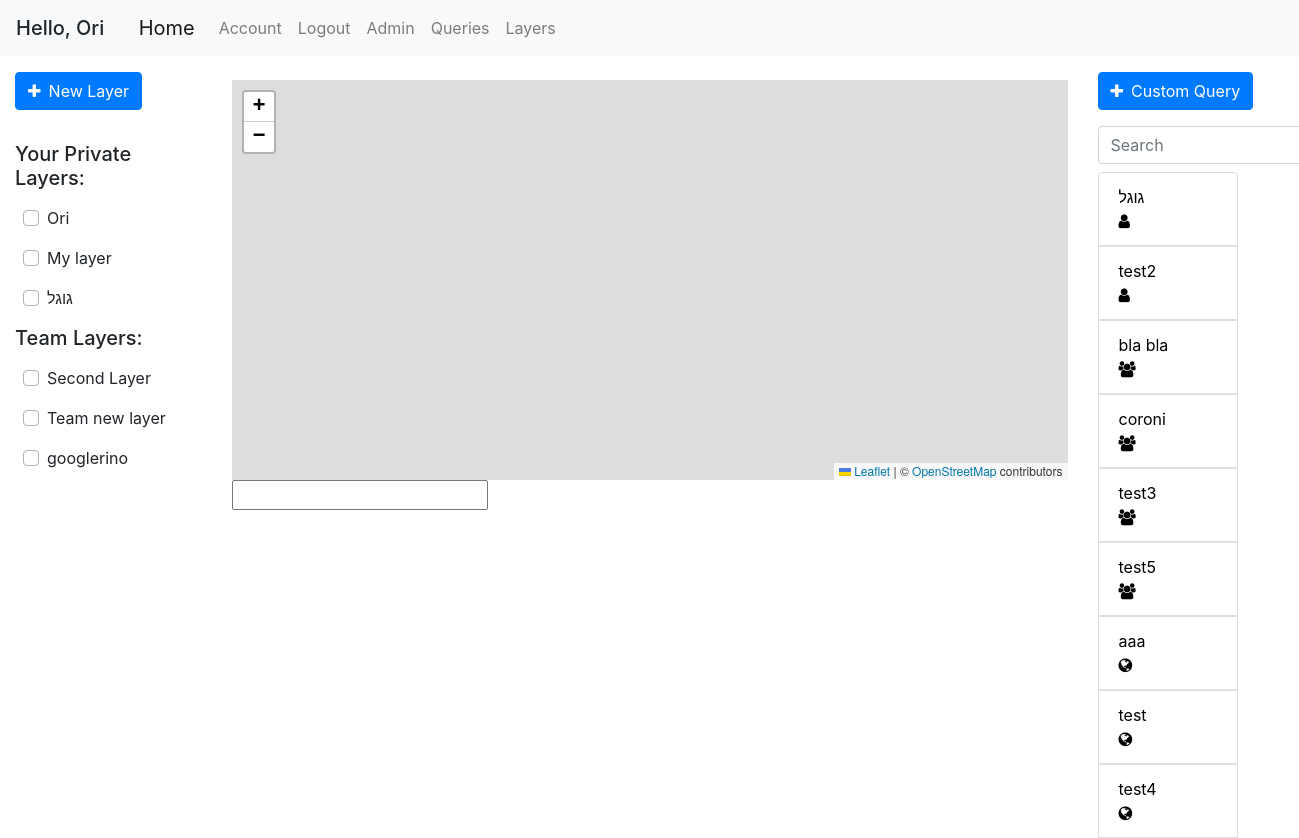
The app's page /home (signed in), older data.
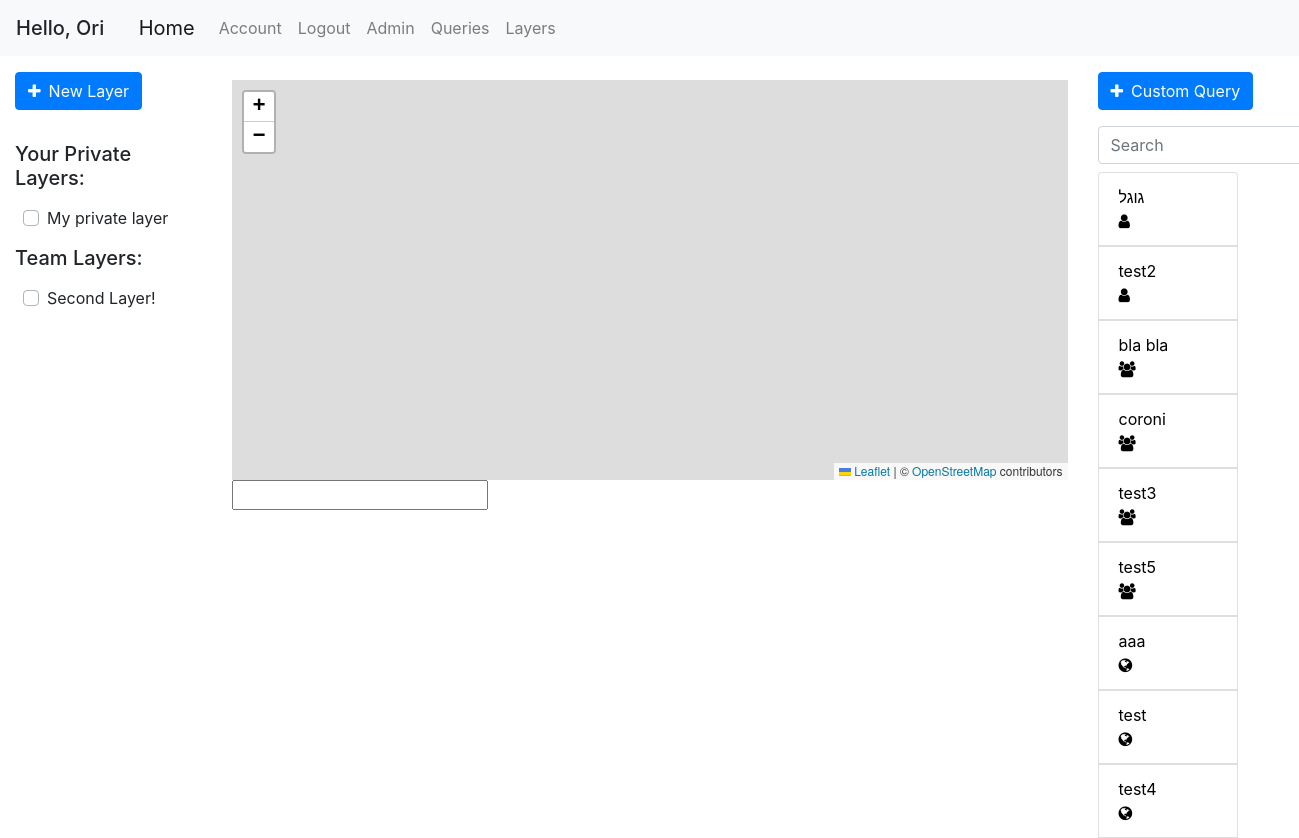
The same page, newer data.
### geoportal/models.py (models this page shows, shortened)
class User(db.Model, UserMixin):
    id = db.Column(db.Integer, primary_key=True)
    username = db.Column(db.String(20), unique=True, nullable=False)
    email = db.Column(db.String(120), unique=True, nullable=False)
    first_name = db.Column(db.String(20), nullable=False, default='')
    last_name = db.Column(db.String(20), nullable=False, default='')
    password = db.Column(db.String(60), nullable=False)
    team_id = db.Column(db.Integer, db.ForeignKey('team.id'))
    roles = db.relationship('Role', secondary='user_roles')
    layers = db.relationship('Layer', backref='user', lazy=True)
    queries = db.relationship('Query', backref='user', lazy=True)

class Layer(db.Model):
    id = db.Column(db.Integer, primary_key=True)
    name = db.Column(db.String(100), nullable=False)
    user_id = db.Column(db.Integer, db.ForeignKey('user.id'), nullable=False)
    default_color = db.Column(db.String(20), default='blue')
    only_user = db.Column(db.Boolean, default=True)
    only_team = db.Column(db.Boolean, default=False)
    public = db.Column(db.Boolean, default=False)
    points = db.relationship('Point', backref='layer', lazy=True)
    polygons = db.relationship('Polygon', backref='layer', lazy=True)

class Query(db.Model):
    id = db.Column(db.Integer, primary_key=True)
    user_id = db.Column(db.Integer, db.ForeignKey('user.id'), nullable=False, default=0)
    query_name = db.Column(db.String(120))
    db_name = db.Column(db.String(20))
    date_uploaded = db.Column(db.DateTime, nullable=False, default=datetime.datetime.now)
    last_update_time = db.Column(db.DateTime, nullable=False, default=datetime.datetime.now)
    query_text = db.Column(db.Text, nullable=False, default='')
    only_user = db.Column(db.Boolean, default=False)
    only_team = db.Column(db.Boolean, default=False)
    public = db.Column(db.Boolean, default=True)
    parameters = db.relationship('QueryTextParameters', backref='query', lazy=True)

### geoportal/main/views.py (the view)
@main.route('/')
@main.route('/home')
def home():
    print(get_favorite_layers())
    return render_template('home.html', queries=get_allowed_queries(), layers=get_allowed_layers(), favorite_layers=get_favorite_layers())

### geoportal/mapping/utils.py (called while the page is built)
def marked_layers_first(layers):
    return sorted(layers, key=lambda layer: UserMarkedLayer.query.filter(and_(UserMarkedLayer.layer_id == layer.id, UserMarkedLayer.user_id == current_user.id)).first() is not None, reverse=True)

def get_allowed_layers():
    if current_user.is_authenticated:
        layers = Layer.query.all()
        authorized_layers = []
        for layer in layers:
            if (layer.only_team and User.query.get(layer.user_id).team_id == current_user.team_id) or layer.user_id == current_user.id:
                authorized_layers.append(layer)
        layers = authorized_layers
        layers = marked_layers_first(layers)
    else:
        layers = []
    return layers

def get_favorite_layers():
    marked_layers = db.session.query(UserMarkedLayer.layer_id).filter_by(user_id=current_user.id).all()
    return [layer[0] for layer in marked_layers]

### geoportal/models.py (called while the page is built)
@login_manager.user_loader
def load_user(user_id):
    return User.query.get(int(user_id))

### geoportal/queries/utils.py (called while the page is built)
def marked_queries_first(queries):
    return sorted(queries, key=lambda query: UserMarkedQuery.query.filter(and_(UserMarkedQuery.query_id == query.id, UserMarkedQuery.user_id == current_user.id)).first() is not None, reverse=True)

def get_allowed_queries():
    if current_user.is_authenticated:
        queries = Query.query.order_by(Query.only_user.desc(), Query.public).all()
        authorized_queries = []
        for query in queries:
            if query.public or (query.only_team and User.query.get(query.user_id).team_id == current_user.team_id) or query.user_id == current_user.id:
                authorized_queries.append(query)
        queries = authorized_queries
        queries = marked_queries_first(queries)
    else:
        queries = Query.query.filter_by(public=True).all()
    return queries

### geoportal/templates/home.html (shortened to what this page needs)
{% extends "base.html" %}
{% block left_sidebar %}
{% if current_user.is_authenticated %}
<button type="button" class="btn btn-primary mb-3 mt-3" data-toggle="modal" data-target="#add-layer">
  <span class="fa fa-plus mr-2"></span>New Layer
</button>
{% endif %}
{% if current_user.is_authenticated %}
    <h5 class="disply-5 mt-3">Your Private Layers:</h5>
    {% for layer in layers %}
        {% if layer.only_user %}
        <div class="row ml-2 mt-3 custom-control custom-checkbox justify-content-between">
            <label class="custom-control-label" for="checkbox-{{ layer.id }}">{{ layer.name }}</label>
        </div>
        {% endif %}
    {% endfor %}
    <h5 class="disply-5 mt-3">Team Layers:</h5>
    {% for layer in layers %}
        {% if layer.only_team %}
        <div class="row ml-2 mt-3 custom-control custom-checkbox">
            <label class="custom-control-label" for="checkbox-{{ layer.id }}">{{ layer.name }}</label>
        </div>
        {% endif %}
    {% endfor %}
{% endif %}
{% endblock left_sidebar %}
{% block content %}
<div id="myMap" class="mt-4"></div>
<input type="text" id="current-point">
{% endblock content %}
{% block right_sidebar %}
<button type="button" class="btn btn-primary mt-3" data-toggle="modal" data-target="#run-query">
  <span class="fa fa-plus mr-2"></span>Custom Query
</button>
<form class="form-inline my-2 my-lg-0">
    <input class="form-control mr-sm-2 mt-3 mb-2" type="search" placeholder="Search" aria-label="Search" id="queries_search" onkeyup="filterQueries()">
</form>
<div class="col-sm-10 pl-0">
    <div class="list-group">
    {% for query in queries %}
        <button name="query-selector" class="list-group-item" id="{{ query.id }}" style="text-align: justify;">
            <div class="row justify-content-between pr-2">
                <div class="col-sm-10">
                    {{ query.query_name }}
                </div>
                <div class="col-sm-1">
                    {% if query.only_user %}
                        <span class="fa fa-user"></span>
                    {% elif query.only_team %}
                        <span class="fa fa-users"></span>
                    {% else %}
                        <span class="fa fa-globe"></span>
                    {% endif %}
                </div>
            </div>
        </button>
    {% endfor %}
    </div>
</div>
{% endblock right_sidebar %}

### geoportal/templates/base.html (shortened to what this page needs)
<!DOCTYPE html>
<html lang="en">
<head>
    <link rel="stylesheet" href="/static/css/bootstrap.css"/>
    <link rel="stylesheet" href="/static/css/style.css"/>
    <link rel="stylesheet" href="https://unpkg.com/leaflet@1.6.0/dist/leaflet.css"
/>
    <link rel="stylesheet" href="https://cdnjs.cloudflare.com/ajax/libs/leaflet.draw/0.4.2/leaflet.draw.css"/>
    <link rel="stylesheet" href="//cdn.datatables.net/1.10.20/css/jquery.dataTables.min.css">
    <link rel="stylesheet" href="https://cdnjs.cloudflare.com/ajax/libs/font-awesome/4.7.0/css/font-awesome.min.css">
    <link rel="stylesheet" href="https://cdn.jsdelivr.net/npm/pretty-checkbox@3.0/dist/pretty-checkbox.min.css">
    <link rel="stylesheet" href="/static/css/leaflet.contextmenu.css">
</head>
<body>
    <header class="site-header">
        <nav class="navbar navbar-expand-lg navbar-fixed-top navbar-light bg-light">
            {% if current_user.is_authenticated %}
            <h5 class="mt-2">Hello, {{ current_user.first_name }}</h5>
            {% endif %}
            <div class="container">
                <a class="navbar-brand" href="{{ url_for('main.home') }}">Home</a>
                <div class="collapse navbar-collapse" id="navbarSupportedContent">
                    <ul class="navbar-nav mr-auto">
                        {% if current_user.is_authenticated %}
                            <li class="nav-item"><a class="nav-link" href="{{ url_for('users.account') }}">Account</a></li>
                            <li class="nav-item"><a class="nav-link" href="{{ url_for('users.logout') }}">Logout</a></li>
                            <li class="nav-item"><a class="nav-link" href="{{ url_for('admin.index') }}">Admin</a></li>
                            <li class="nav-item"><a class="nav-link" href="{{ url_for('queries.get_queries') }}">Queries</a></li>
                            <li class="nav-item"><a class="nav-link" href="{{ url_for('mapping.get_layers') }}">Layers</a></li>
                        {% else %}
                            <li class="nav-item"><a class="nav-link" href="{{ url_for('users.login') }}">Login</a></li>
                            <li class="nav-item"><a class="nav-link" href="{{ url_for('users.register') }}">Register</a></li>
                        {% endif %}
                    </ul>
                </div>
            </div>
        </nav>
    </header>
    <div class="container-fluid" id="content">
        <div class="row">
            <div class="col-md-3 col-lg-2 sidebar">
                {% block left_sidebar %}{% endblock %}
            </div>
            <div class="col-md-6 col-lg-8 main">
                {% block content %}{% endblock %}
            </div>
            <div class="col-md-3 col-lg-2 sidebar" id="right-sidebar">
                {% block right_sidebar %}{% endblock %}
            </div>
        </div>
    </div>
</body>
</html>

### geoportal/static/css/style.css (style rules this page uses)
#myMap { height: 400px; }

Row changes from the older to the newer data that the page shows:
removed Layer: name "Ori", shown under "Your Private Layers:"
removed Layer: name "גוגל", shown under "Your Private Layers:"
removed Layer: name "Team new layer", shown under "Team Layers:"
removed Layer: name "googlerino", shown under "Team Layers:"
changed Layer: name "My layer" → "My private layer"
changed Layer: name "Second Layer" → "Second Layer!"
